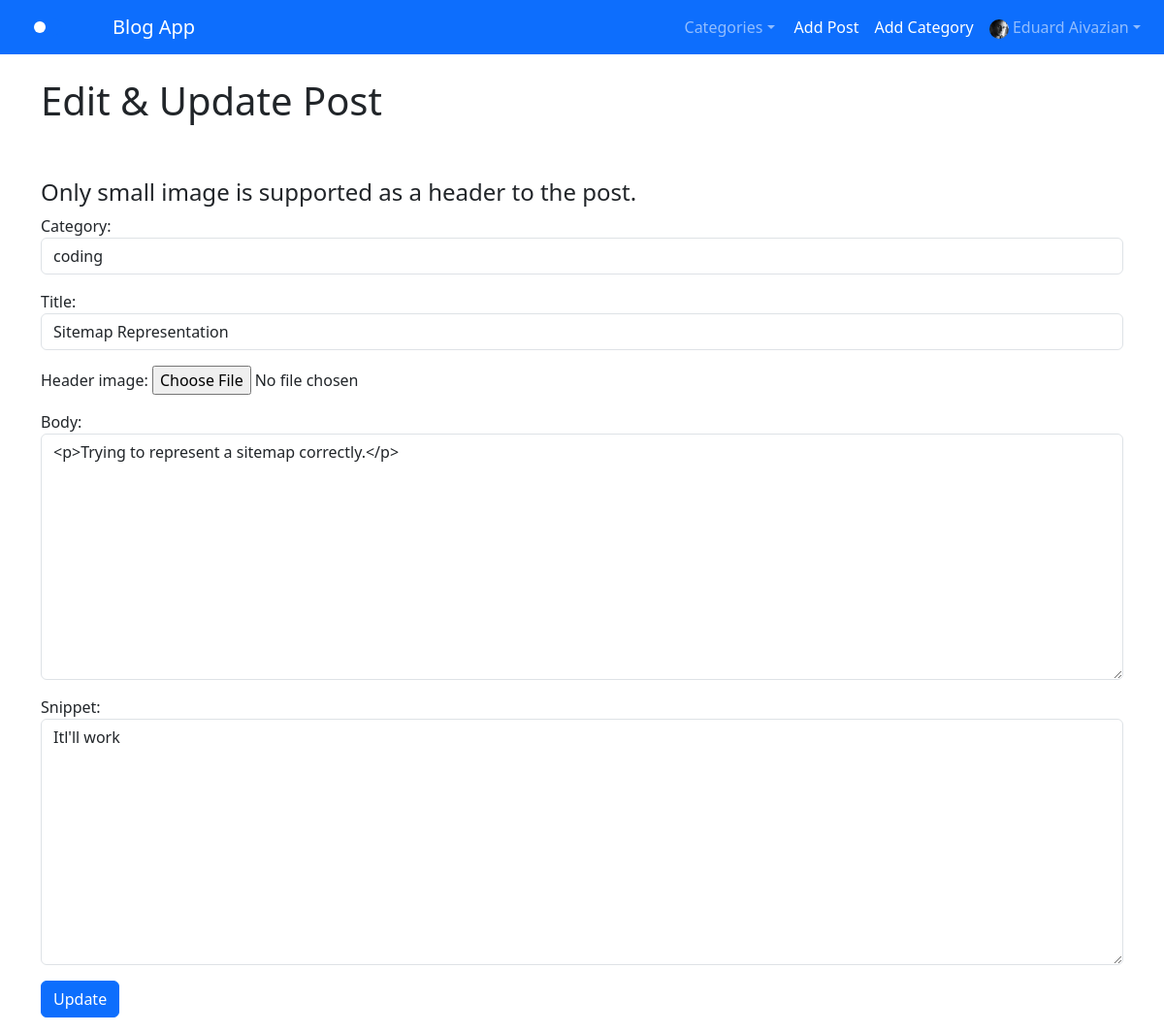
Screenshot of /article/edit/5 (signed in) with the database file from the repository.
### blogs/models.py (models this page shows, shortened)
class UserProfile(models.Model):
    user = models.OneToOneField(User, null=True, on_delete=models.CASCADE)
    bio = models.TextField()
    profile_picture = models.ImageField(null=True,
                                     blank=True,
                                     upload_to='images/profile_pictures')
    nickname = models.CharField(max_length=255, null=True, blank=True)
    first_name = models.CharField(max_length=255, null=True, blank=True)
    last_name = models.CharField(max_length=255, null=True, blank=True)
    email_address = models.CharField(max_length=255, null=True, blank=True)
    website_url = models.CharField(max_length=255, null=True, blank=True)
    vk_url = models.CharField(max_length=255, null=True, blank=True)
    twitter_url = models.CharField(max_length=255, null=True, blank=True)
    instagram_url = models.CharField(max_length=255, null=True, blank=True)
    github_url = models.CharField(max_length=255, null=True, blank=True)
    steam_url = models.CharField(max_length=255, null=True, blank=True)
    spotify_url = models.CharField(max_length=255, null=True, blank=True)

class Post(models.Model):
    class Status(models.TextChoices):
        DRAFT = 'DF', 'Draft'
        PUBLISHED = 'PB', 'Published'
    category = models.CharField(max_length=100, default='it') # категория поста со значением "it" по умолчанию
    header_image = models.ImageField(null=True,
                                     blank=True,
                                     upload_to='images/')
    snippet = models.CharField(max_length=100)
    title = models.CharField(max_length=100) # название поста
    title_tag = models.CharField(max_length=100, default='Blog App')
    author = models.ForeignKey(User, on_delete=models.CASCADE) # при удалении темы, все записи по теме также удаляются - это каскадное удаление
    body = RichTextField(blank=True, null=True) # "богатое" поле для написания поста
    date_added = models.DateTimeField(auto_now_add=True)
    likes = models.ManyToManyField(User, related_name='blog_posts') # кнопка лайка
    status = models.CharField(max_length=2,
                              choices=Status.choices,
                              default=Status.DRAFT)

### blogs/views.py (the view)
class UpdatePostView(UpdateView):
    model = Post
    form_class = UpdatePostForm
    template_name = 'update_post.html'
    success_url = reverse_lazy('home')
    def get_context_data(self, *args, **kwargs):
        category_menu = Category.objects.all() # достаёт все названия категорий из Category.models.py
        context = super(UpdatePostView, self).get_context_data(*args, **kwargs)
        context ['category_menu'] = category_menu
        return context

### blogs/forms.py
class UpdatePostForm(forms.ModelForm):
    class Meta:
        model = Post
        fields = ('category', 'title', 'header_image', 'body', 'snippet')
        widgets = {
            'category': forms.Select(choices=choice_list, attrs={'class': 'form-control'}),
            'title': forms.TextInput(attrs={'class': 'form-control', 'placeholder': 'Type the title of your post here!'}),
            'body': forms.Textarea(attrs={'class': 'form-control', 'placeholder': 'Write something sick!'}),
            'snippet': forms.Textarea(attrs={'class': 'form-control'}),
        }

### blogs/models.py (called while the page is built)
    def __str__(self):
        return self.name

### blogs/templates/update_post.html (shortened to what this page needs)
{% extends "base.html" %}
{% block content %}
{% if user.is_authenticated %}
    {% if user.id == 1 %}
        <h1>Edit & Update Post</h1>
        <br/><br/>
        <div class="mb-3">
            <form method="POST" enctype="multipart/form-data">
                <h4>Only small image is supported as a header to the post.</h4>
                {{ form.as_p }}
                <button class="btn btn-primary">Update</button>
            </form>
        </div>
    {% endif %}
{% else %}
<strong> You have to be logged in in order to update posts!</strong>
{% endif %}
{% endblock content %}

### blogs/templates/base.html (shortened to what this page needs)
{% load static %}
<!doctype html>
<html lang="en" dir="ltr">
  <head>
    <link rel="stylesheet" href="https://cdn.jsdelivr.net/npm/bootstrap@5.3.0-alpha3/dist/css/bootstrap.rtl.min.css">
  </head>
  <body>
    <nav class="navbar navbar-expand-lg bg-primary" data-bs-theme="dark">
        <div class="form-check form-switch mx-4">
          <input
            class="form-check-input p-2"
            type="checkbox"
            role="switch"
            id="flexSwitchCheckChecked"
            checked
            onclick="myFunction()"
          />
        </div>
        <div class="container-fluid">
          <a class="navbar-brand" href="{% url 'home' %}">Blog App</a>
          <div class="collapse navbar-collapse" id="navbarSupportedContent">
            <ul class="navbar-nav me-auto mb-2 mb-lg-0">
              {% if user.is_authenticated %}
                {% if category_menu %}
                  <li class="nav-item dropdown">
                    <a class="nav-link dropdown-toggle" href="#" role="button" data-bs-toggle="dropdown" aria-expanded="false">
                      Categories
                    </a>
                  </li>
                {% else %}
                  <li class="nav-item">
                    <a class="nav-link active" href="{% url 'category-list' %}">Categories</a>
                  </li>
                {% endif %}
                <li class="nav-item">
                  <a class="nav-link active" href="{% url 'add_post' %}">Add Post</a>
                </li>
                <li class="nav-item">
                  <a class="nav-link active" href="{% url 'add_category' %}">Add Category</a>
                </li>
                <li class="nav-item dropdown">
                  <a class="nav-link dropdown-toggle" href="#" role="button" data-bs-toggle="dropdown" aria-expanded="false">
                    {% if user.userprofile.profile_picture.url %}
                      <img src="{{ user.userprofile.profile_picture.url }}" class="rounded-circle" width="20" height="20">
                      {{ user.first_name }} {{ user.last_name }}
                    {% else %}
                      <img src="{% static 'blogs/images/default_profile_picture.png' %}" class="rounded-circle" width="20" height="20">
                      {{ user.first_name }} {{ user.last_name }}
                    {% endif %}
                  </a>
                </li>
              {% endif %}
                </ul>
          </div>
        </div>
      </nav>
    <br/>
    <div class="container">
        {% block content %}
        {% endblock content %}
    </div>
  </body>
</html>

### rows the page displays
Post: category "coding", title "Sitemap Representation", body "<p>Trying to represent a sitemap correctly.</p>", snippet "Itl'll work"

### other values shown
{{ user.first_name }} "Eduard"
{{ user.last_name }} "Aivazian"
